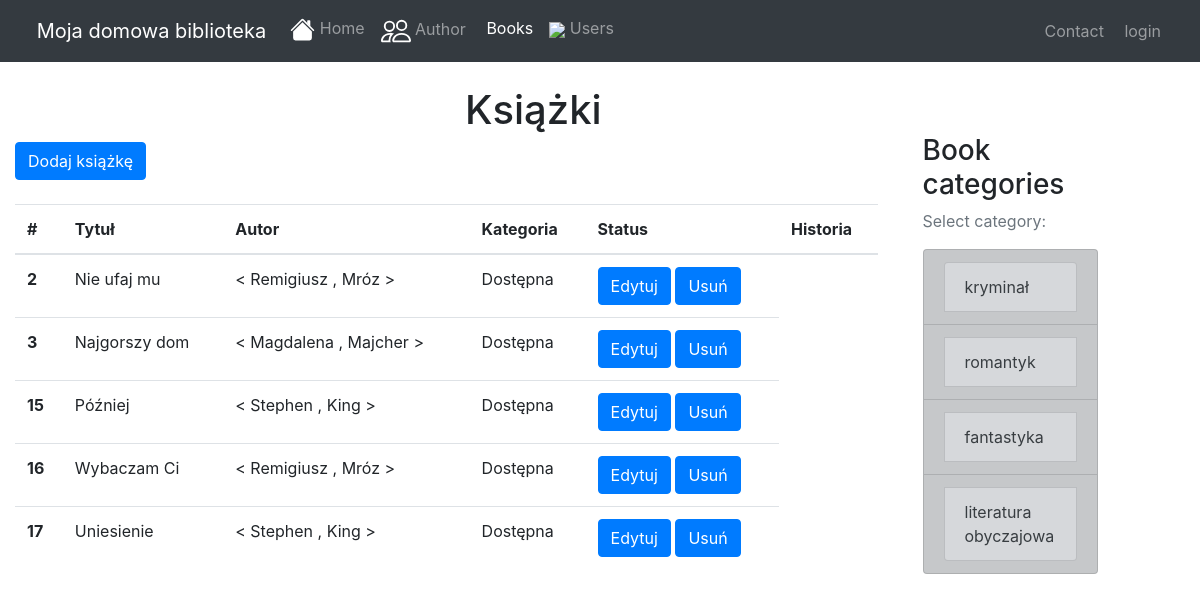
The page /books/ on the database its author committed.
### books/models.py (models this page shows, shortened)
class Book(models.Model):
    STATUS = (
        ('D', 'Dostępna'),
        ('N', 'Niedostępna'),
    )
    name = models.CharField(max_length=100, verbose_name='Tytuł')
    status = models.CharField(max_length=1, choices=STATUS, default='D', verbose_name='Status')
    authors = models.ManyToManyField('Author', through='Authored', verbose_name='Autor')
    category = models.ForeignKey(Category, on_delete=models.PROTECT, null=True, blank=True)
    image = models.ImageField(default='default_book.png', upload_to='books_pics')
    last_rating = models.IntegerField(default=0)
    comment = models.CharField(max_length=200, null=True, blank=True, verbose_name='Komentarz')

class Author(models.Model):
    first_name = models.CharField(max_length=100, verbose_name='Imię')
    last_name = models.CharField(max_length=100, verbose_name='Nazwisko')
    birth_date = models.DateField(verbose_name='Data urodzenia')
    active = models.BooleanField(default=True)

class Category(models.Model):
    category = models.CharField(max_length=50)
    def __str__(self):
        return self.category
    class Meta:
        verbose_name_plural = "Categories"

### books/views.py (the view)
# urls.py: path('books/', views.BookIndex.as_view(), name='book_index'),
class BookIndex(TemplateView):
    template_name = 'book/index.html'
    def get_context_data(self, **kwargs):
        context = super().get_context_data(**kwargs)
        context['books'] = models.Book.objects.all()
        context['active_book'] = 'active'
        return context

### books/context_processors.py (called while the page is built)
def categories(request):
    return {
        'categories': Category.objects.all()
    }

### books/templates/book/index.html (shortened to what this page needs)
{% extends "layout/base.html" %}
{% block content %}
<div class="container">
    <div class="row">
        <div class="col ms-auto"><br>
            <h1 style="margin-left: 450px">Książki</h1>
            <a class="btn btn-primary" href="{% url 'book_create' %}" role="button"> Dodaj książkę</a><br>
            <br/>
        </div>
    </div>
    <div class="row">
        <div class="col ms-auto">
            <table class="table">
              <thead>
                <tr>
                  <th scope="col">#</th>
                  <th scope="col">Tytuł</th>
                  <th scope="col">Autor</th>
                  <th scope="col">Kategoria</th>
                  <th scope="col">Status</th>
                  <th scope="col">Historia</th>
                </tr>
              </thead>
              <tbody>
                {% for book in books %}
                <tr>
                  <th scope="row">{{ book.id }}</th>
                  <td>{{ book.name }}</td>
                  <td>
                      {% for author in book.authors.all %}
                        < {{ author.first_name }} , {{ author.last_name }} >
                      {% endfor %}
                  </td>
                  {% if book.status == "D" %}
                  <td>Dostępna</td>
                  {% endif %}
                  <td>
                      <a class="btn btn-primary" href="{% url 'book_update' book.id %}"> Edytuj</a>
                      <a class="btn btn-primary" href="{% url 'book_delete' book.id %}">Usuń</a>
                  </td>
                </tr>
                {% endfor %}
              </tbody>
            </table>
        </div>
    </div>
</div>
{% endblock %}

### books/templates/layout/base.html (shortened to what this page needs)
{% load bootstrap4 %}
{% load static %}
<!DOCTYPE html>
<html lang="en">
  <head>
    {% bootstrap_css %}
</head>
  <body>
    <nav class="navbar navbar-expand-lg navbar-dark bg-dark static-top">
      <div class="container-fluid">
        <a class="navbar-brand" href="{% url 'index' %}"><img style="height:1.4em;" src="{% static 'books/icons/regal.png' %}"
          alt=""> Moja domowa biblioteka</a>
        <div class="collapse navbar-collapse" id="navbarText">
          <ul class="navbar-nav me-auto mb-2 mb-lg-0">
            <li class="nav-item">
              <a class="nav-link {{active_index}}" aria-current="page" href="{% url 'index' %}"> Home</a>
            </li>
            <li class="nav-item">
              <a class="nav-link {{active_author}}" href="{% url 'author_index' %}"> Author</a>
            </li>
            <li class="nav-item">
              <a class="nav-link {{active_book}}" href="{% url 'book_index' %}"><img src="{% static 'books/icons/book.png' %}" alt=""> Books</a>
            </li>
            <li class="nav-item">
              <a class="nav-link {{active_user}}" href="{% url 'user_index' %}"><img src="{% static 'books/icons/profile.png' %}"> Users</a>
            </li>
          </ul>
        </div>
        <div class="navbar-nav">
            <li class="nav-item">
              <a class="nav-item nav-link" href="{% url 'contact' %}"><img src="{% static 'books/icons/message.png' %}" alt=""> Contact</a>
            </li>
            {% if user.is_authenticated %}
            <p class="nav-link"> {{ user.username }} | <a href="{% url 'logout' %}"> <img src="{% static 'books/icons/logout.png' %}" alt=""> logout</a></p>
            {% else %}
            <a class="nav-link" href="{% url 'login' %}"><img src="{% static 'books/icons/login.png' %}" alt=""> login</a>
            {% endif %}
        </div>
        </div>
    </nav>
      <div class="row">
          <div class="col-md-9">
              {% block content %}{% endblock %}
          </div>
          <div class="col-md-2">
              <div class="content-section"><br><br><br>
                  <h3>Book categories</h3>
                  <p class='text-muted'>Select category:
                    <ul class="list-group">
                      {% for category in categories %}
                      <a href="{% url 'category' pk=category.pk %}" class="list-group-item list-group-item-action list-group-item-dark">
                      <li class="list-group-item list-group-item-secondary"> {{ category }} </li>
                      </a>
                      {% endfor %}
                    </ul>
                  </p>
              </div>
          </div>
      </div>
  </body>
</html>

### rows shown on the page
Book: id "2", name "Nie ufaj mu", status "Dostępna"
Author: first_name "Remigiusz", last_name "Mróz"
Book: id "3", name "Najgorszy dom", status "Dostępna"
Author: first_name "Magdalena", last_name "Majcher"
Book: id "15", name "Później", status "Dostępna"
Author: first_name "Stephen", last_name "King"
Book: id "16", name "Wybaczam Ci", status "Dostępna"
Book: id "17", name "Uniesienie", status "Dostępna"
Category: category "kryminał"
Category: category "romantyk"
Category: category "fantastyka"
Category: category "literatura obyczajowa"
